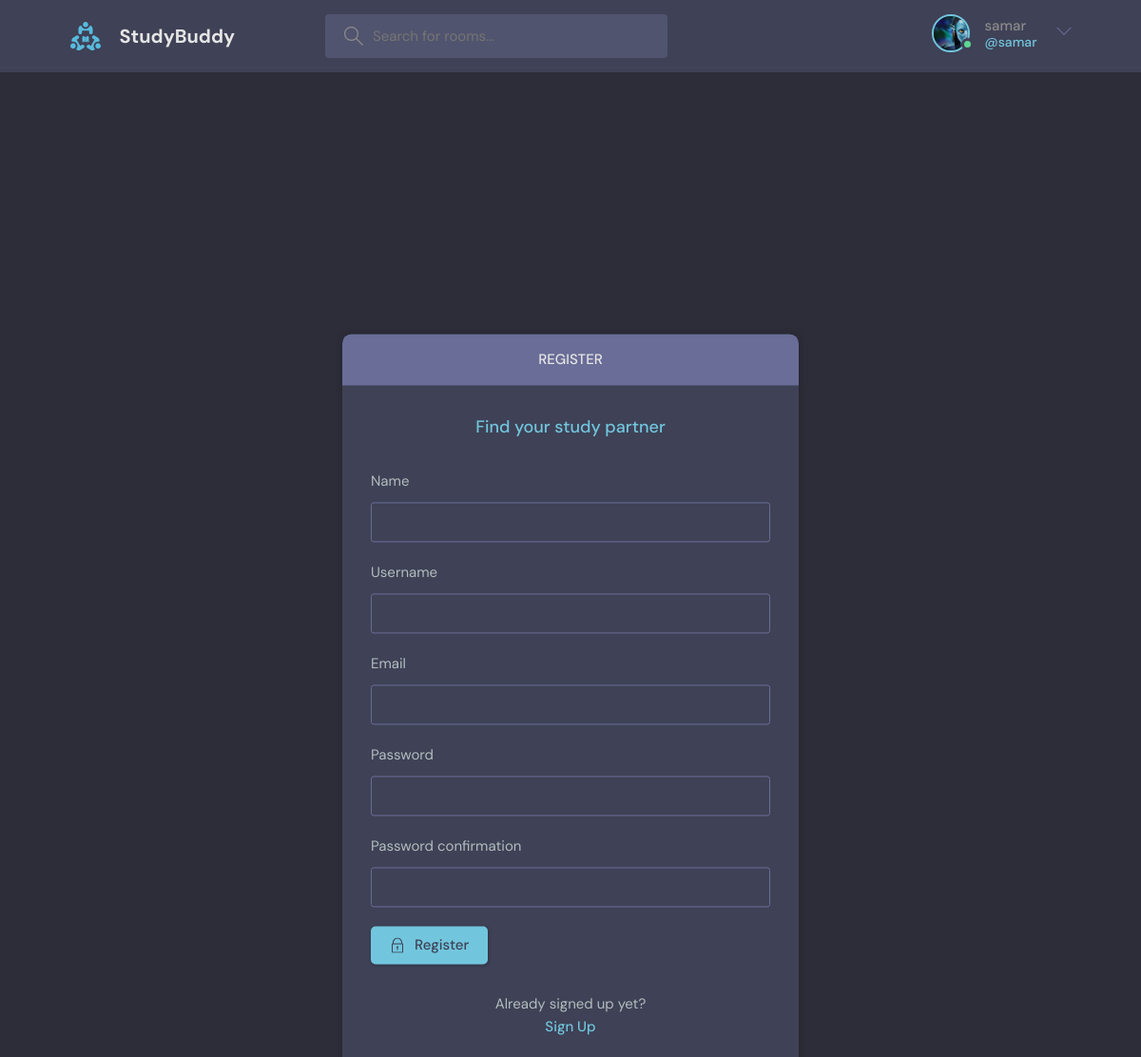
//register (signed in), run on the app's committed database.
### base/models.py (models this page shows)
class User(AbstractUser):
    name=models.CharField(max_length=200,null=True)
    email=models.CharField(max_length=200,unique=True,null=True)
    bio=models.TextField(null=True,max_length=300)
    avatar=models.ImageField(null=True,blank=True,default="avatar.svg")
    USERNAME_FIELD='email'
    REQUIRED_FIELDS=[]

### base/views.py (the view, shortened to what this page needs)
# urls.py: path('/register',views.registerPage,name="register"),
def registerPage(request):
    form=MyUserCreationForm()
    context={'form':form}
    return render (request,'base/login_register.html', context)

### base/forms.py
class MyUserCreationForm(UserCreationForm):
    class Meta:
        model=User
        fields=['name','username','email','password1','password2']

### base/templates/base/login_register.html (shortened to what this page needs)
{% extends 'main.html' %}
{% block content %}
<main class="auth layout">
  {% if page == 'login' %}
  <div class="container">
    <div class="layout__box">
      <div class="layout__boxHeader">
        <div class="layout__boxTitle">
          <h3>Login</h3>
        </div>
      </div>
      <div class="layout__body">
        <h2 class="auth__tagline">Find your study partner</h2>
        <form class="form" action="" method="POST">
          {% csrf_token %}
          <div class="form__group form__group">
            <label for="room_name">Email</label>
            <input id="username" name="email" type="email" placeholder="e.g. dennis_ivy@email.com />
          </div>
          <div class=" form__group">
            <label for="password">Password</label>
            <input id="password" name="password" type="password"
              placeholder="&bull;&bull;&bull;&bull;&bull;&bull;&bull;&bull;" />
          </div>
          <button class="btn btn--main" type="submit">
            <svg version="1.1" xmlns="http://www.w3.org/2000/svg" width="32" height="32" viewBox="0 0 32 32">
              <title>lock</title>
              <path
                d="M27 12h-1v-2c0-5.514-4.486-10-10-10s-10 4.486-10 10v2h-1c-0.553 0-1 0.447-1 1v18c0 0.553 0.447 1 1 1h22c0.553 0 1-0.447 1-1v-18c0-0.553-0.447-1-1-1zM8 10c0-4.411 3.589-8 8-8s8 3.589 8 8v2h-16v-2zM26 30h-20v-16h20v16z">
              </path>
              <path
                d="M15 21.694v4.306h2v-4.306c0.587-0.348 1-0.961 1-1.694 0-1.105-0.895-2-2-2s-2 0.895-2 2c0 0.732 0.413 1.345 1 1.694z">
              </path>
            </svg>
            Login
          </button>
        </form>
        <div class="auth__action">
          <p>Haven't signed up yet?</p>
          <a href="{% url 'register' %}" class="btn btn--link">Sign Up</a>
        </div>
      </div>
    </div>
  </div>
  {% else %}
  <div class="container">
    <div class="layout__box" style="margin-top:150px;">
      <div class="layout__boxHeader">
        <div class="layout__boxTitle">
          <h3>Register</h3>
        </div>
      </div>
      <div class="layout__body">
        <h2 class="auth__tagline">Find your study partner</h2>
        <form class="form" action="" method="POST">
          {% for field in form %}
          <div class="form__group form__group">
            <label for="room_name">{{field.label}}</label>
            {{field}}
          </div>
          {% endfor %}
          <button class="btn btn--main" type="submit">
            Register
          </button>
        </form>
        <div class="auth__action">
          <p>Already signed up yet?</p>
          <a href="{% url 'login' %}" class="btn btn--link">Sign Up</a>
        </div>
      </div>
    </div>
  </div>
  {% endif %}
</main>
{% endblock content %}

### templates/navbar.html (shortened to what this page needs)
{% load static %}
<header class="header header--loggedIn">
    <div class="container">
      <a href="{% url 'home'%}" class="header__logo">
        <img src="{% static 'images/logo.svg' %}" />
        <h1>StudyBuddy</h1>
      </a>
      <form class="header__search" method="GET" action="{% url 'home' %}">
        <label>
          <input name="q" placeholder="Search for rooms..." />
        </label>
      </form>
      <nav class="header__menu">
        {% if request.user.is_authenticated %}
        <div class="header__user">
          <a href="{% url 'user-profile' request.user.id%}">
            <div class="avatar avatar--medium active">
              <img src="{{user.avatar.url}}" />
            </div>
            <p>{{request.user.username}}<span>@{{request.user.username}}</span></p>
          </a>
          <button class="dropdown-button">
            <svg version="1.1" xmlns="http://www.w3.org/2000/svg" width="32" height="32" viewBox="0 0 32 32">
              <title>chevron-down</title>
              <path d="M16 21l-13-13h-3l16 16 16-16h-3l-13 13z"></path>
            </svg>
          </button>
        </div>
        {% else %}
        <a href="{% url 'login' %}">
          <img src="{% static 'images/avatar.svg' %}" />
          <p>Login</p>
        </a>
        {% endif %}
      </nav>
    </div>
  </header>

### data on the page
User: avatar (picture), user.username "samar"

### other printed values
{{ field.label }} "Name" "Username" "Email" "Password" "Password confirmation"
